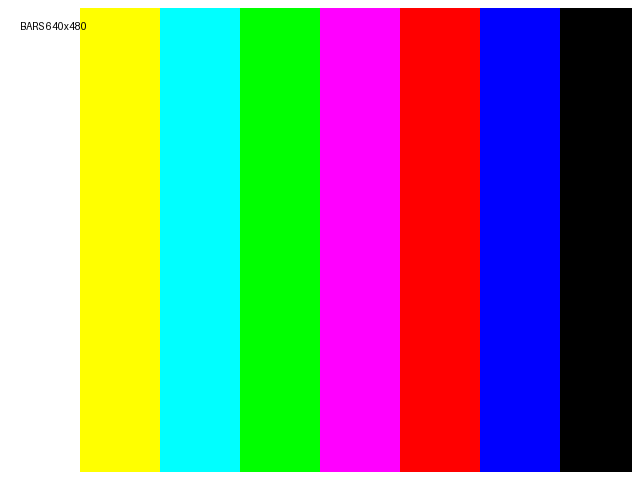
#> input picture project/src/tools/output_bmp/00_bars.bmp, 640 x 480 px, given in place of warp_apple.png, which was not available
$ python model_fit.py
#> lines starting #> are read from the running program, lines starting #| are printed output that depends on the picture
import numpy as np, struct, itertools
from PIL import Image

# --- source (image row 0 = top) ---
d=open('output_bmp/苹果_640x480_24bit_显示正常_工程适配版.bmp','rb').read()
off=struct.unpack_from('<I',d,10)[0]; W=struct.unpack_from('<i',d,18)[0]; H=struct.unpack_from('<i',d,22)[0]
stride=(W*3+3)&~3
a=np.frombuffer(d,np.uint8,count=stride*H,offset=off).reshape(H,stride)[:,:W*3].reshape(H,W,3).astype(np.float32)
src=a[::-1].mean(axis=2)          # image row0 = top

# --- photo, warped to 640x480 ---
p=np.asarray(Image.open('warp_apple.png').convert('L'),dtype=np.float32)
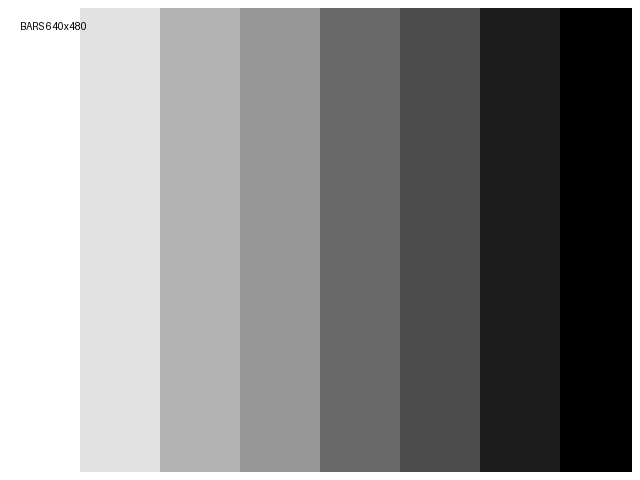
#> p: shape (480, 640) float32; min 0, max 255, mean 134.7

# mask out overlay regions (not from framebuffer)
mask=np.ones((480,640),bool)
mask[0:50, 460:640]=False          # OSD panel
mask[0:40, 0:40]=False             # logo
mask[440:480, :]=False             # subtitle banner

def hp2(img):
    k=15
    ker=np.ones(2*k+1)/(2*k+1)
    out=np.empty_like(img)
    for i in range(img.shape[0]):
        r=img[i]; b=np.convolve(np.r_[r[-k:],r,r[:k]],ker,'same')[k:-k]
        out[i]=r-b
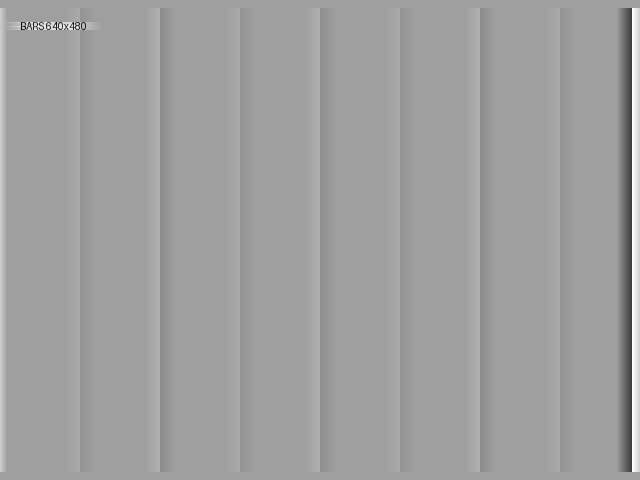
#> out: shape (480, 640) float32; min -204.4, max 123.4, mean 0; drawn with min black and max white
    return out
ph=hp2(p); sh=hp2(src)
#> after the loop in hp2 (call 2), `for i in range(img.shape[0]):`:
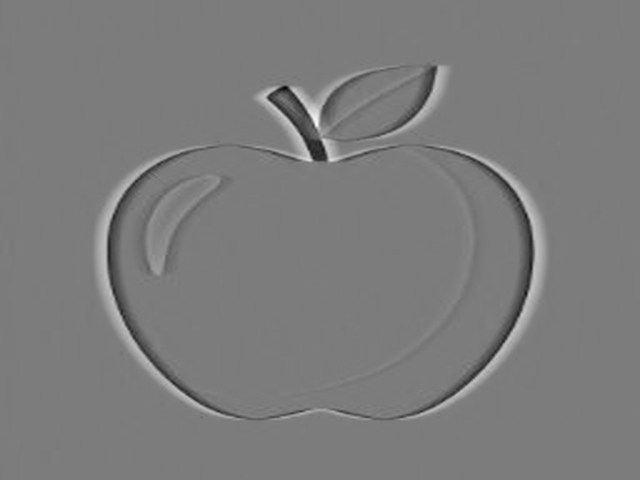
#> out: shape (480, 640) float32; min -116.7, max 122.5, mean 0; drawn with min black and max white
#> after `sh = hp2(src)`:
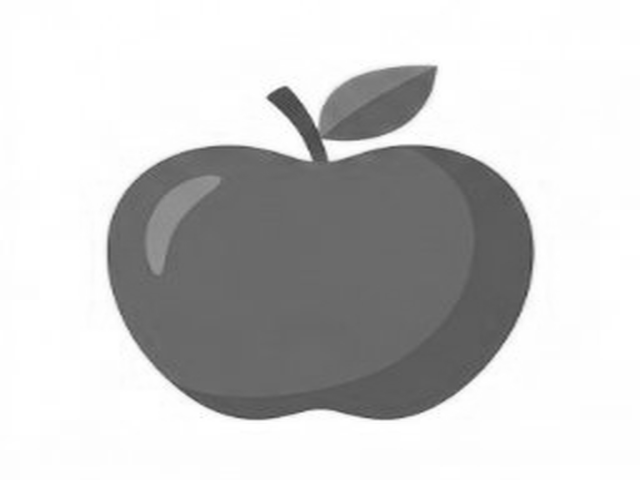
#> src: shape (480, 640) float32; min 63.33, max 255, mean 202.3

def score(disp):
    dh=hp2(disp)
    x=dh[mask]; y=ph[mask]
    x=(x-x.mean())/(x.std()+1e-9); y=(y-y.mean())/(y.std()+1e-9)
    return float((x*y).mean())

PIX=W*H
def build(Sw, vflip=True):
    mem=np.full(PIX+3000, 128.0)
    for r in range(H):
        imgrow = H-1-r                       # BMP bottom-up: stream row r = image row H-1-r
        base = (H-1)*W - Sw*r if vflip else Sw*r
        for c in range(W):
            idx = base + c
            if 0 <= idx < mem.size: mem[idx]=src[imgrow,c]
    return mem

cands=[]
for Sw in (640,639,641):
    for vf in (True,False):
        mem=build(Sw,vf)
        for Sr in (640,639,641):
            ys=np.arange(H)[:,None]; xs=np.arange(W)[None,:]
            idx=(Sr*ys+xs)
            disp=mem[np.clip(idx,0,mem.size-1)]
            mem2=None
            cands.append((score(disp), Sw, vf, Sr))
#> this loop made 3 passes
#> pass 1, in score (call 3), `dh=hp2(disp)`:
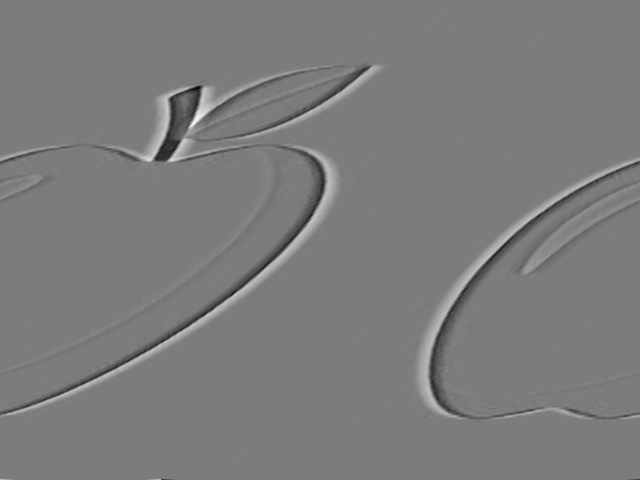
#> dh: shape (480, 640) float64; min -116.7, max 122.5, mean 0; drawn with min black and max white
#> pass 1, in score (call 4), `dh=hp2(disp)`:
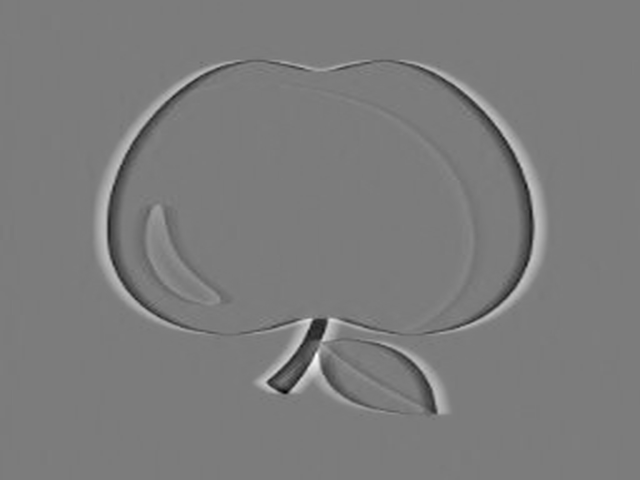
#> dh: shape (480, 640) float64; min -116.7, max 122.5, mean 0; drawn with min black and max white
#> pass 1, in score (call 5), `dh=hp2(disp)`:
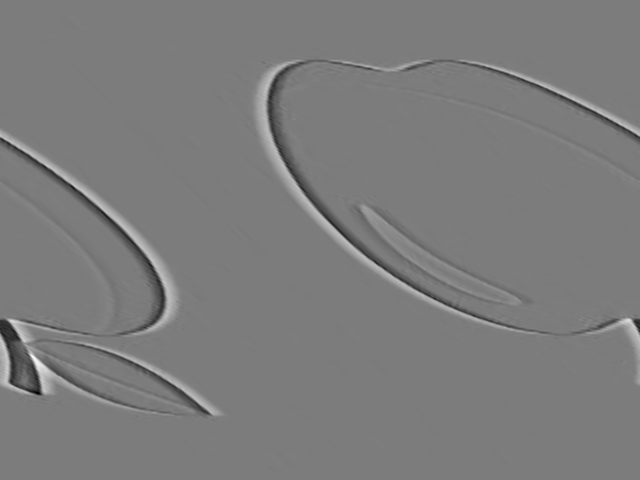
#> dh: shape (480, 640) float64; min -116.7, max 122.5, mean 0; drawn with min black and max white
cands.sort(reverse=True)
print("score   writeStride  vflip  readStride")
for s,Sw,vf,Sr in cands[:10]:
    print(f"{s:+.3f}      {Sw}       {str(vf):5s}   {Sr}")
#> this loop made 10 passes
#> (s, Sw, vf, Sr) on passes 1 to 10: (0.0163, 639, True, 641), (0.0152, 639, True, 639), (0.014, 641, True, 639), (0.0118, 641, True, 641), (0.00772, 639, False, 640), (0.00696, 641, True, 640), (0.00668, 640, False, 641), (0.00443, 640, True, 639), (0.00158, 641, False, 641), (0.00158, 640, False, 640)
#| +0.016      639       True    641
#| +0.015      639       True    639
#| +0.014      641       True    639
#| +0.012      641       True    641
#| +0.008      639       False   640
#| +0.007      641       True    640
#| +0.007      640       False   641
#| +0.004      640       True    639
#> (further printed lines are left out)
